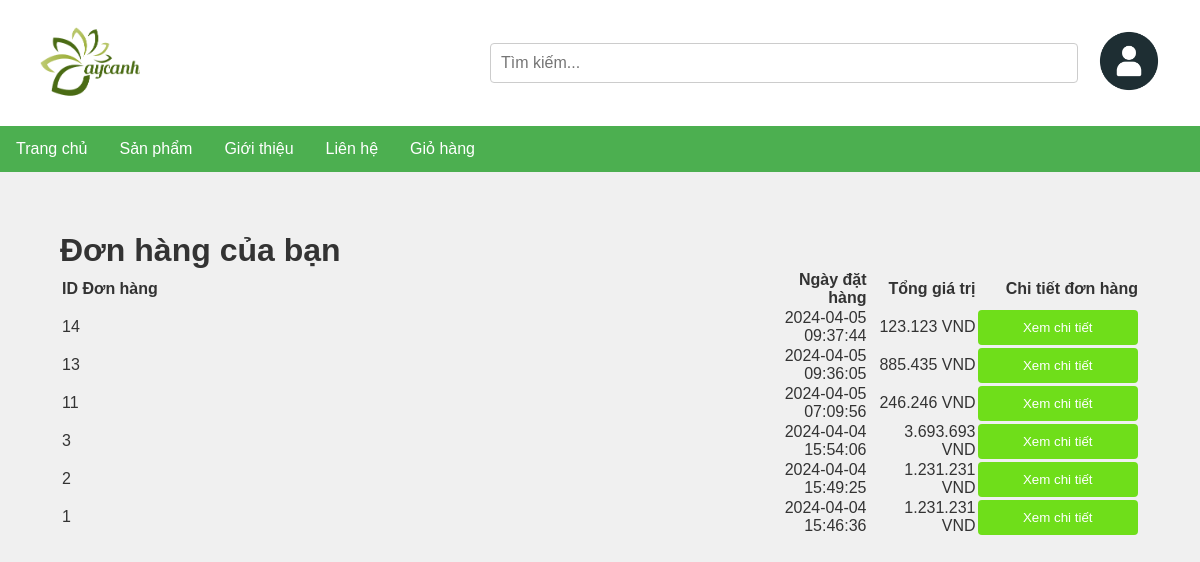
The page /dadat.php (signed in) on the database its author committed.
### tables this page shows
CREATE TABLE IF NOT EXISTS `giohang` (
  `giohang_id` int NOT NULL AUTO_INCREMENT,
  `user_id` int DEFAULT NULL,
  `ngaydat` datetime DEFAULT NULL,
  `tong` decimal(10,2) DEFAULT NULL,
  PRIMARY KEY (`giohang_id`),
  KEY `user_id` (`user_id`)
);

### dadat.php (the view, shortened to what this page needs)
<!DOCTYPE html>
<html lang="en">
<head>
    <link rel="stylesheet" href="https://cdnjs.cloudflare.com/ajax/libs/font-awesome/4.7.0/css/font-awesome.min.css">
    <link href="style/style.css" type="text/css" rel="stylesheet">
</head>
<?php include 'class/header.php'?>
<body>
    <?php require_once 'class/DB.php';
$user_id = isset($_SESSION['user_id']) ? $_SESSION['user_id'] : (isset($_SESSION['current_user']['user_id']) ? $_SESSION['current_user']['user_id'] : null);
$query = "SELECT * FROM giohang WHERE user_id = $user_id ORDER BY ngaydat DESC";
$result = mysqli_query($conn, $query);
?>
<div  style="margin: 5%;">
    <h1>Đơn hàng của bạn</h1>
    <table>
    <th style="text-align:left;">ID Đơn hàng</th>
            <th style="text-align:right;" width="10%">Ngày đặt hàng</th>
            <th style="text-align:right;" width="10%">Tổng giá trị</th>
            <th style="text-align:right;" width="15%">Chi tiết đơn hàng</th>
        <?php
        while ($row = mysqli_fetch_assoc($result)) {
            echo "<tr>";
            echo "<td style=\"text-align:left;\">" . $row['giohang_id'] . "</td>";
            echo "<td style=\"text-align:right;\">" . $row['ngaydat'] . "</td>";
            echo "<td style=\"text-align:right;\">" . number_format($row['tong'], 0, ',', '.') . " VND</td>";
            echo "<td style=\"text-align:right;\"><button onclick=\"window.location.href='chitietdonhang.php?giohang_id=" . $row['giohang_id'] . "'\">Xem chi tiết</button></td>";
            echo "</tr>";
        }
        ?>
    </table>
</div>
</body>
</html>

### style/style.css (style rules this page uses)
body { font-family: Arial, sans-serif; background-color: #f0f0f0; color: #333; margin: 0; padding: 0; }
* { box-sizing: border-box; margin: 0; padding: 0; }
button { background-color: rgb(111, 222, 26); color: white; padding: 10px 20px; border: none; border-radius: 4px; cursor: pointer; width: 100%; }

### rows shown on the page
giohang: giohang_id "14", ngaydat "2024-04-05 09:37:44", tong "123.123"
giohang: giohang_id "13", ngaydat "2024-04-05 09:36:05", tong "885.435"
giohang: giohang_id "11", ngaydat "2024-04-05 07:09:56", tong "246.246"
giohang: giohang_id "3", ngaydat "2024-04-04 15:54:06", tong "3.693.693"
giohang: giohang_id "2", ngaydat "2024-04-04 15:49:25", tong "1.231.231"
giohang: giohang_id "1", ngaydat "2024-04-04 15:46:36", tong "1.231.231"
